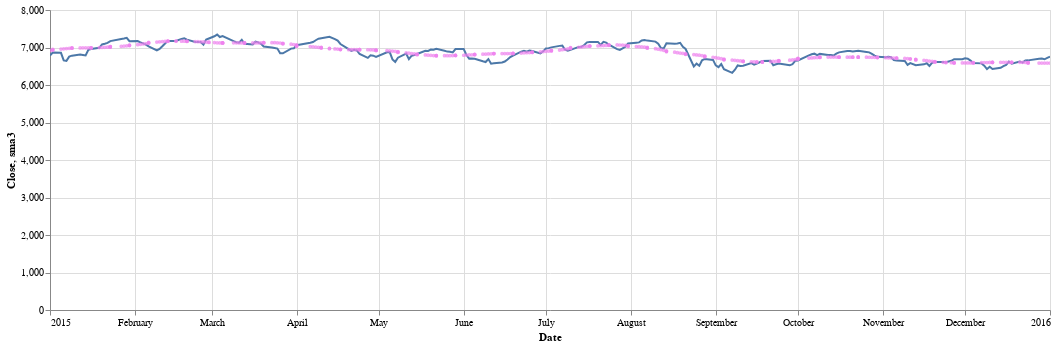

The code cell stored with this chart in its notebook:
### Code cell
plot_nifty=alt.Chart(data3).mark_line().encode(
    x='Date',
    y='Close'
).interactive()
sma13 = alt.Chart(data3).mark_point(
    color='violet',
    size=3
).transform_window(
    sma3='mean(Close)',
    frame=[-25, 25]
).encode(
    x='Date',
    y='sma3:Q'
)


(plot_nifty + sma13).properties(width=1000,height=300)

### Figure 1 — Vega-Lite specification as saved in the notebook (floating-point values rounded to 4 significant figures; data arrays with more than 128 entries replaced by an {"elided": "..."} marker saying what was removed)
{"config": {"view": {"continuousWidth": 400, "continuousHeight": 300}}, "layer": [{"mark": "line", "encoding": {"x": {"type": "temporal", "field": "Date"}, "y": {"type": "quantitative", "field": "Close"}}, "selection": {"selector007": {"type": "interval", "bind": "scales", "encodings": ["x", "y"]}}}, {"mark": {"type": "point", "color": "violet", "size": 3}, "encoding": {"x": {"type": "temporal", "field": "Date"}, "y": {"type": "quantitative", "field": "sma3"}}, "transform": [{"window": [{"op": "mean", "field": "Close", "as": "sma3"}], "frame": [-25, 25]}]}], "data": {"name": "data-a66c298322f49ddf9ad923eaa319b9e7"}, "height": 300, "width": 1000, "$schema": "https://vega.github.io/schema/vega-lite/v4.8.1.json", "datasets": {"data-a66c298322f49ddf9ad923eaa319b9e7": {"elided": "366 records"}}}
